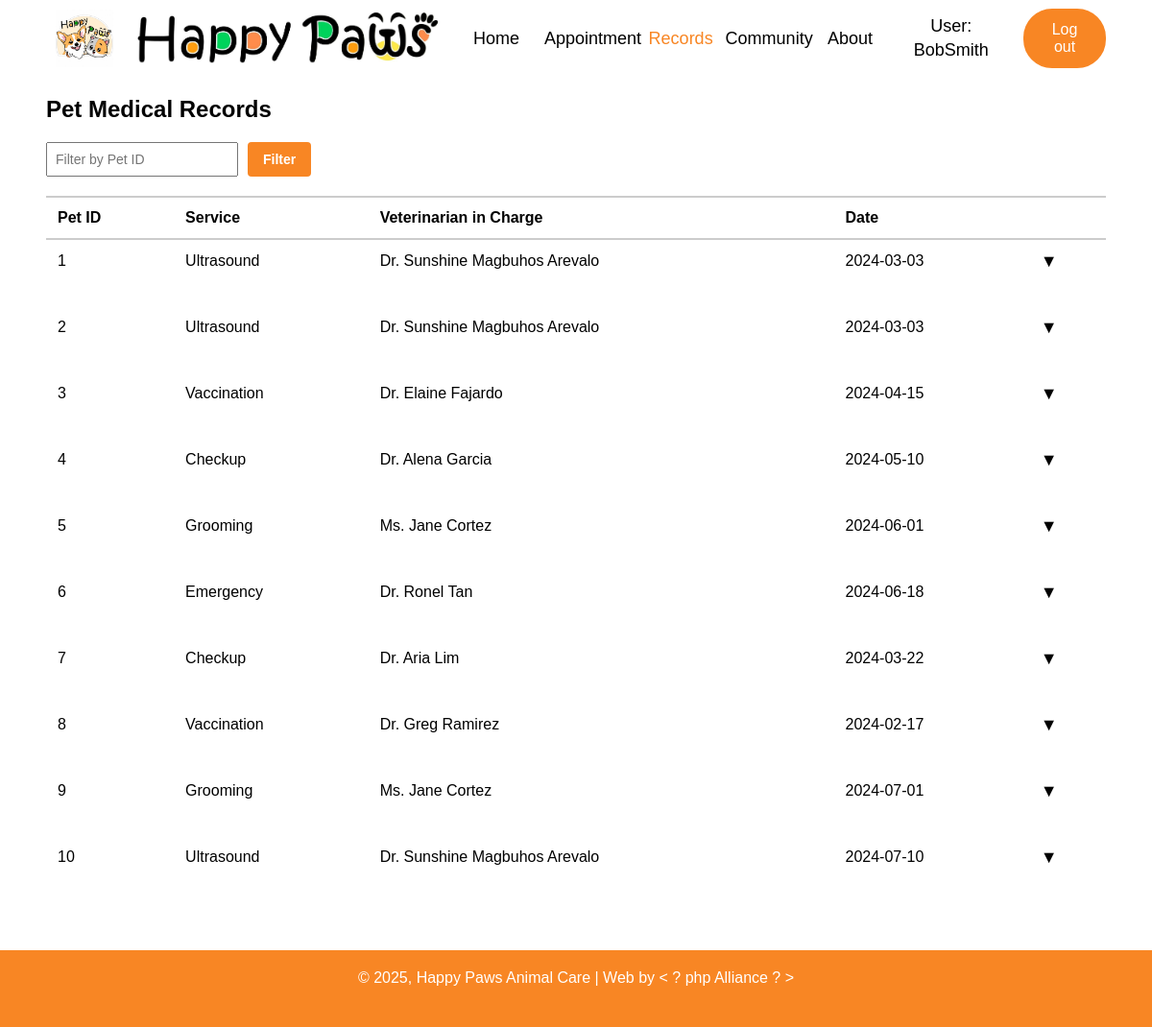
Screenshot of /records.php (signed in) with the database file from the repository.
### tables this page shows
CREATE TABLE IF NOT EXISTS records (
    id INT AUTO_INCREMENT PRIMARY KEY,
    pet_id INT NOT NULL,
    service VARCHAR(100) NOT NULL,
    vet_in_charge VARCHAR(100) NOT NULL,
    visit_date DATE NOT NULL,
    detailed_report LONGTEXT,
    FOREIGN KEY (pet_id) REFERENCES pets(id) ON DELETE CASCADE
);

### records.php (the view, shortened to what this page needs)
<?php
include("includes/header.php");
$mysqli = new mysqli("localhost", "root", "", "happy_paws");
$filter = isset($_GET['pet_id']) ? (int)$_GET['pet_id'] : null;
$query = "SELECT * FROM records";
$result = $mysqli->query($query);
?>
<!DOCTYPE html>
<html>
<head>
    <link id="stylesheet" rel="stylesheet" href="css/style.css">
</head>
<body>
    <div class="page-wrapper">
        <main class="container">
            <h2>Pet Medical Records</h2>
            <form class="filter-form" method="GET" action="">
                <div class="filter-buttons">
                    <input type="number" name="pet_id" placeholder="Filter by Pet ID" value="<?= htmlspecialchars($filter) ?>">
                    <button type="submit" class="filter-btn">Filter</button>
                </div>
            </form>
            <?php if ($result && $result->num_rows > 0): ?>
                <table>
                    <thead>
                        <tr>
                            <th>Pet ID</th>
                            <th>Service</th>
                            <th>Veterinarian in Charge</th>
                            <th>Date</th>
                            <th></th>
                        </tr>
                    </thead>
                    <tbody>
                        <?php while ($row = $result->fetch_assoc()): ?>
                            <tr>
                                <td><?= htmlspecialchars($row['pet_id']) ?></td>
                                <td><?= htmlspecialchars($row['service']) ?></td>
                                <td><?= htmlspecialchars($row['vet_in_charge']) ?></td>
                                <td><?= htmlspecialchars($row['visit_date']) ?></td>
                                <td class="toggle-arrow" onclick="toggleDetails(this)">&#x25BC;</td>
                            </tr>
                            <tr class="details-row">
                                <td colspan="5">
                                </td>
                            </tr>
                        <?php endwhile; ?>
                    </tbody>
                </table>
            <?php else: ?>
                <p>No records found.</p>
            <?php endif; ?>
        </main>
    </div>
    <?php include_once("includes/footer.php"); ?>
</body>
</html>

### css/style.css (style rules this page uses)
* { box-sizing: border-box; }
body { margin: 0; font-family: sans-serif; }
.container { width: 92%; margin: auto; height: 100%; }
html, body { height: 100%; margin: 0; }
.page-wrapper { display: flex; flex-direction: column; min-height: 100vh; }
.page-wrapper > main { flex: 1; }
.filter-form { margin-bottom: 20px; }
input[type="number"] { padding: 8px; font-size: 14px; width: 200px; }
button { padding: 8px 12px; background-color: #f88624; border: none; color: white; cursor: pointer; }
table { width: 100%; border-collapse: collapse; background-color: white; }
thead th { text-align: left; padding: 12px; border-top: 2px solid #ccc; border-bottom: 2px solid #ccc; }
tbody td { padding: 12px; border: none; }
.toggle-arrow { cursor: pointer; font-size: 18px; }
.filter-buttons { display: flex; gap: 10px; }
.filter-btn { background-color: #f88624; border: none; color: white; padding: 8px 16px; cursor: pointer; border-radius: 4px; text-decoration: none; font-weight: bold; transition: background-color 0.3s; }
.filter-btn, .reset-btn { font-family: inherit; font-size: 14px; font-weight: bold; }

### rows the page displays
records: pet "1", service "Ultrasound", vet_in_charge "Dr. Sunshine Magbuhos Arevalo", visit_date "2024-03-03"
records: pet "2", service "Ultrasound", vet_in_charge "Dr. Sunshine Magbuhos Arevalo", visit_date "2024-03-03"
records: pet "3", service "Vaccination", vet_in_charge "Dr. Elaine Fajardo", visit_date "2024-04-15"
records: pet "4", service "Checkup", vet_in_charge "Dr. Alena Garcia", visit_date "2024-05-10"
records: pet "5", service "Grooming", vet_in_charge "Ms. Jane Cortez", visit_date "2024-06-01"
records: pet "6", service "Emergency", vet_in_charge "Dr. Ronel Tan", visit_date "2024-06-18"
records: pet "7", service "Checkup", vet_in_charge "Dr. Aria Lim", visit_date "2024-03-22"
records: pet "8", service "Vaccination", vet_in_charge "Dr. Greg Ramirez", visit_date "2024-02-17"
records: pet "9", service "Grooming", vet_in_charge "Ms. Jane Cortez", visit_date "2024-07-01"
records: pet "10", service "Ultrasound", vet_in_charge "Dr. Sunshine Magbuhos Arevalo", visit_date "2024-07-10"

### other values shown
$_SESSION["fname"] "Bob"
$_SESSION["lname"] "Smith"
